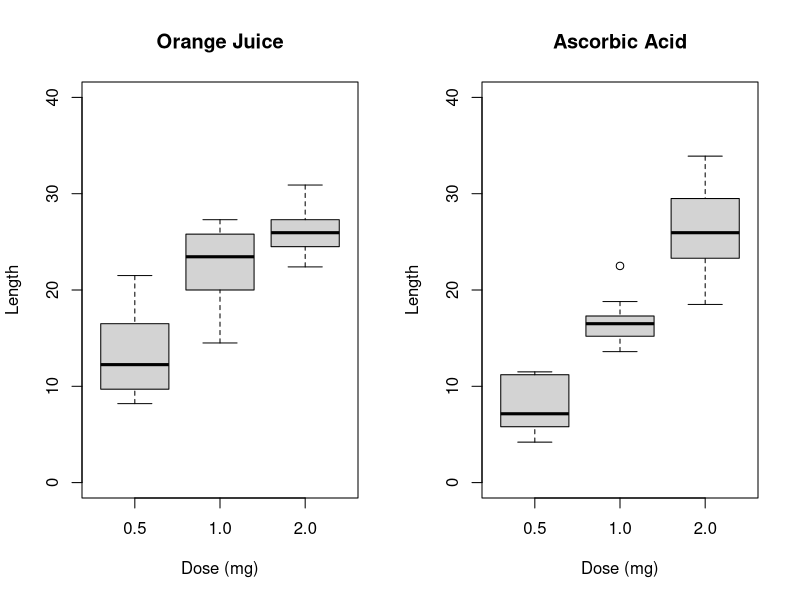
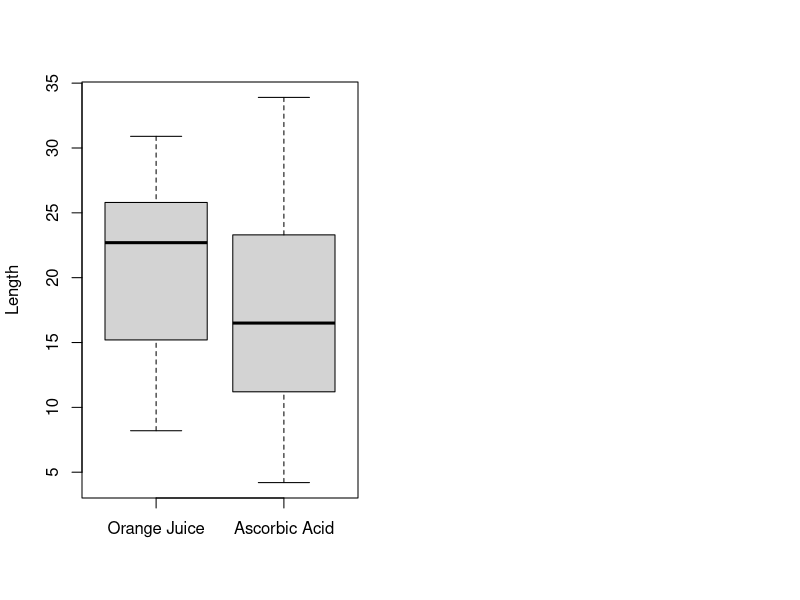

Source code (R) for these figures, in order:
## ---- chunk 1
library(datasets)
data(ToothGrowth)
OJFrame <- subset(ToothGrowth, supp == "OJ")
OJFrame1 <- subset(OJFrame, dose == 0.5)
OJFrame2 <- subset(OJFrame, dose == 1.0)
OJFrame3 <- subset(OJFrame, dose == 2.0)
OJSumm <- data.frame(OJFrame1$len,OJFrame2$len,OJFrame3$len)
names(OJSumm) <- c("0.5","1.0","2.0")
VCFrame <- subset(ToothGrowth, supp == "VC")
VCFrame1 <- subset(VCFrame, dose == 0.5)
VCFrame2 <- subset(VCFrame, dose == 1.0)
VCFrame3 <- subset(VCFrame, dose == 2.0)
VCSumm <- data.frame(VCFrame1$len,VCFrame2$len,VCFrame3$len)
names(VCSumm) <- c("0.5","1.0","2.0")
par(mfrow=c(1,2))
boxplot(OJSumm, main="Orange Juice", xlab="Dose (mg)", ylab="Length", ylim=c(0,40))
boxplot(VCSumm, main="Ascorbic Acid",xlab="Dose (mg)", ylab="Length", ylim=c(0,40))
## ---- chunk 2
##T Test 1: 1.0 mg vs 0.5 mg
t.test(OJSumm[[2]],OJSumm[[1]],paired=FALSE,var.equal=FALSE)$conf
t.test(OJSumm[[2]],OJSumm[[1]],paired=FALSE,var.equal=FALSE)$p.val*100
##T Test 2: 2.0 mg vs 0.5 mg
t.test(OJSumm[[3]],OJSumm[[1]],paired=FALSE,var.equal=FALSE)$conf
t.test(OJSumm[[3]],OJSumm[[1]],paired=FALSE,var.equal=FALSE)$p.val*100
##T Test 3: 2.0 mg vs 1.0 mg
t.test(OJSumm[[3]],OJSumm[[2]],paired=FALSE,var.equal=FALSE)$conf
t.test(OJSumm[[3]],OJSumm[[2]],paired=FALSE,var.equal=FALSE)$p.val*100
## ---- chunk 3
##T Test 1: 1.0 mg vs 0.5 mg
t.test(VCSumm[[2]],VCSumm[[1]],paired=FALSE,var.equal=FALSE)$conf
t.test(VCSumm[[2]],VCSumm[[1]],paired=FALSE,var.equal=FALSE)$p.val*100
##T Test 2: 2.0 mg vs 0.5 mg
t.test(VCSumm[[3]],VCSumm[[1]],paired=FALSE,var.equal=FALSE)$conf
t.test(VCSumm[[3]],VCSumm[[1]],paired=FALSE,var.equal=FALSE)$p.val*100
##T Test 3: 2.0 mg vs 1.0 mg
t.test(VCSumm[[3]],VCSumm[[2]],paired=FALSE,var.equal=FALSE)$conf
t.test(VCSumm[[3]],VCSumm[[2]],paired=FALSE,var.equal=FALSE)$p.val*100
## ---- chunk 4
OJFrame <- subset(ToothGrowth, supp == "OJ")
VCFrame <- subset(ToothGrowth, supp == "VC")
OutFrame <- data.frame(OJFrame$len,VCFrame$len)
names(OutFrame) <- c("Orange Juice", "Ascorbic Acid")
boxplot(OutFrame, ylab="Length")
## ---- chunk 5
t.test(OutFrame[[1]],OutFrame[[2]],paired=FALSE,var.equal=FALSE)$conf
t.test(OutFrame[[1]],OutFrame[[2]],paired=FALSE,var.equal=FALSE)$p.val*100
## ---- chunk 6
sapply(OJSumm,mean)
sapply(VCSumm,mean)
## ---- chunk 7
##T Test 1: 0.5 mg dosage
t.test(OJSumm[[1]],VCSumm[[1]],paired=FALSE,var.equal=FALSE)$conf
t.test(OJSumm[[1]],VCSumm[[1]],paired=FALSE,var.equal=FALSE)$p.val*100
##T Test 2: 1.0 mg dosage
t.test(OJSumm[[2]],VCSumm[[2]],paired=FALSE,var.equal=FALSE)$conf
t.test(OJSumm[[2]],VCSumm[[2]],paired=FALSE,var.equal=FALSE)$p.val*100
##T Test 3: 2.0 mg dosage
t.test(OJSumm[[3]],VCSumm[[3]],paired=FALSE,var.equal=FALSE)$conf
t.test(OJSumm[[3]],VCSumm[[3]],paired=FALSE,var.equal=FALSE)$p.val*100
